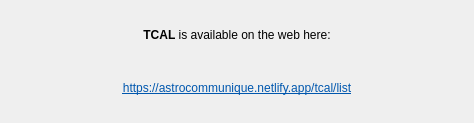
<?xml version="1.0" encoding="UTF-8"?>
<ui version="4.0">
 <class>WebDialog</class>
 <widget class="QDialog" name="WebDialog">
  <property name="geometry">
   <rect>
    <x>0</x>
    <y>0</y>
    <width>474</width>
    <height>123</height>
   </rect>
  </property>
  <property name="sizePolicy">
   <sizepolicy hsizetype="MinimumExpanding" vsizetype="MinimumExpanding">
    <horstretch>0</horstretch>
    <verstretch>0</verstretch>
   </sizepolicy>
  </property>
  <property name="minimumSize">
   <size>
    <width>474</width>
    <height>123</height>
   </size>
  </property>
  <property name="windowTitle">
   <string>TCAL on the Web</string>
  </property>
  <layout class="QVBoxLayout" name="verticalLayout_2">
   <item>
    <layout class="QVBoxLayout" name="verticalLayout">
     <item>
      <widget class="QLabel" name="label1">
       <property name="text">
        <string>&lt;html&gt;&lt;head/&gt;&lt;body&gt;&lt;p&gt;&lt;span style=&quot; font-weight:600;&quot;&gt;TCAL&lt;/span&gt; is available on the web here:&lt;/p&gt;&lt;/body&gt;&lt;/html&gt;</string>
       </property>
       <property name="alignment">
        <set>Qt::AlignCenter</set>
       </property>
       <property name="textInteractionFlags">
        <set>Qt::NoTextInteraction</set>
       </property>
      </widget>
     </item>
     <item>
      <widget class="QLabel" name="label2">
       <property name="text">
        <string>&lt;html&gt;&lt;head/&gt;&lt;body&gt;&lt;p&gt;&lt;a href=&quot;https://astrocommunique.netlify.app/tcal/list&quot;&gt;&lt;span style=&quot; text-decoration: underline; color:#0057ae;&quot;&gt;https://astrocommunique.netlify.app/tcal/list&lt;/span&gt;&lt;/a&gt;&lt;/p&gt;&lt;/body&gt;&lt;/html&gt;</string>
       </property>
       <property name="textFormat">
        <enum>Qt::RichText</enum>
       </property>
       <property name="alignment">
        <set>Qt::AlignCenter</set>
       </property>
       <property name="openExternalLinks">
        <bool>true</bool>
       </property>
      </widget>
     </item>
    </layout>
   </item>
  </layout>
 </widget>
 <resources/>
 <connections/>
</ui>
